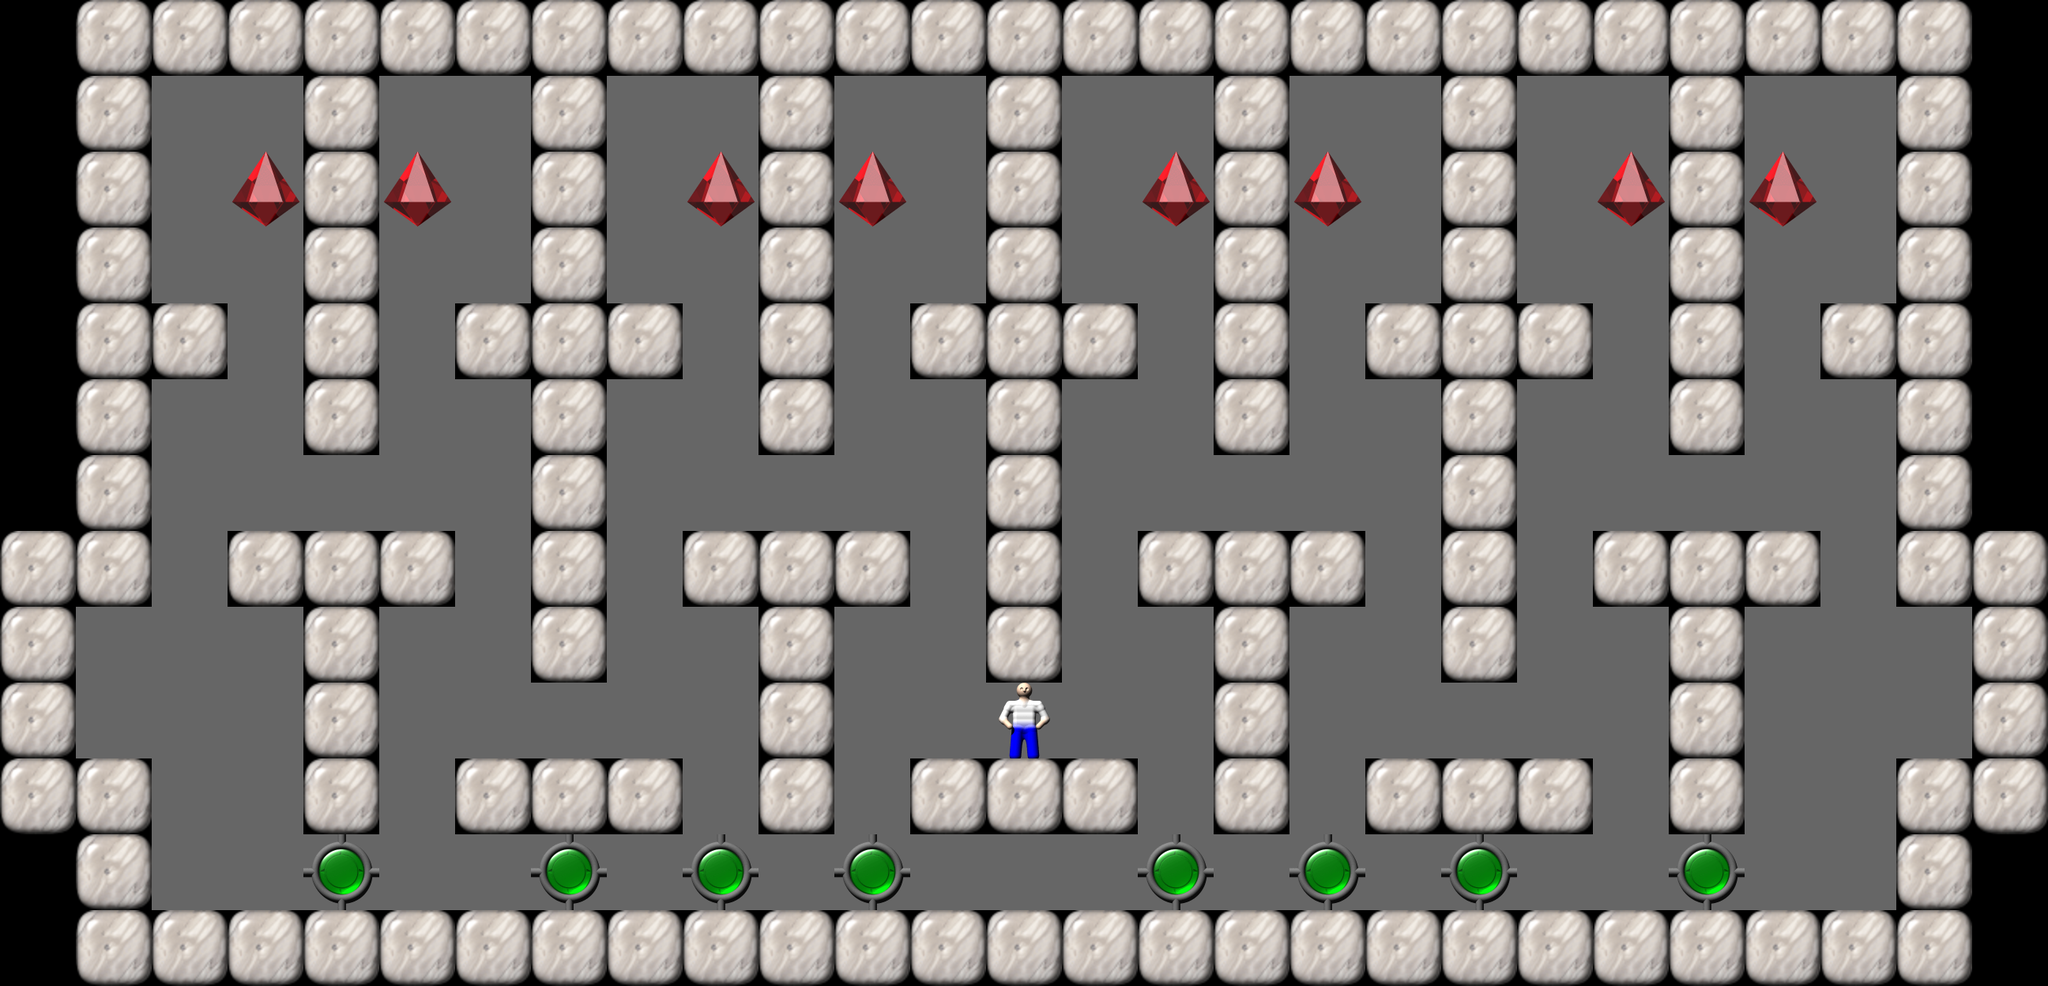

A level layout from a 2D game, rendered from its tile map. Below: a short description, then the map file with tile-grid data replaced by summaries:
An orthogonal 27x13 tile map with 96x96 px tiles, 1 tile layer (Tile Layer 1).

<map version="1.0" orientation="orthogonal" width="27" height="13" tilewidth="96" tileheight="96">
  <properties>
    <property name="Title" value="48" />
  </properties>
  <tileset source="Sokoban.tsx" firstgid="1" />
  <layer name="Tile Layer 1" width="27" height="13">
    <data>[351 cells, 351 non-empty, 6 distinct tile ids]</data>
  </layer>
</map>
